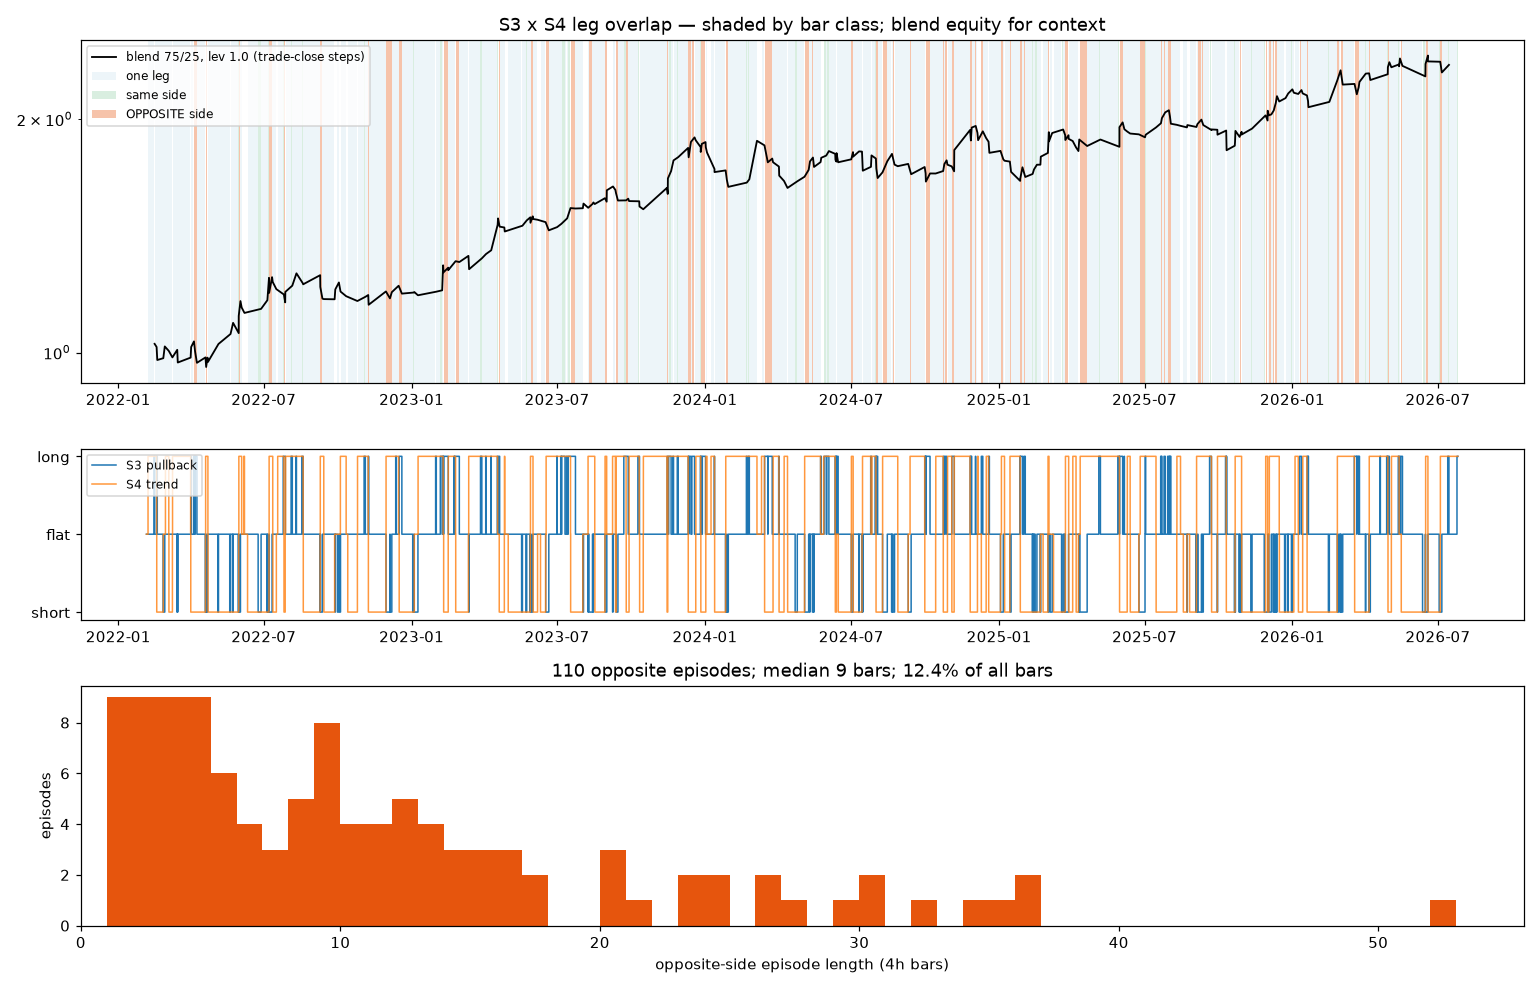

The script that saved this image:
"""How often are the S3 (pullback) and S4 (trend) legs on OPPOSITE sides?

Context: Hyperliquid nets both legs into one venue position. Two halts in five
days (2026-09-10, 2026-09-14) came from the executor's leg-vs-net mismatch
when the legs opposed each other. Any fix that changes WHEN the legs may
coexist is a strategy change; this script prices it instead of guessing.

Method
  * Same fixture, same engine code path (compute_indicators, resolve_open_exit,
    process_closed_bar, accrue_cash_yield) as app.engine.replay.run_replay,
    with the loop replicated here ONLY so the per-bar leg state can be read
    after each bar. The replicated loop's trade list is asserted identical to
    run_replay's (entry_ts, exit_ts, side, equity_after) before anything is
    reported.
  * Bar state = book.position.side of S3 and S4 AFTER the bar is processed,
    i.e. what the executor would be holding from that bar's close until the
    next bar's open. Classes: both_flat / one_leg / same_side / opposite_side.
  * An opposite-side EPISODE is a maximal run of consecutive opposite bars.
  * Blend P&L share: blend steps replicated VERBATIM from backend/app/main.py
    lines 501-513 (the shipped /kelly/compare consumer; NOT bench_blend's NAV,
    which drops the first step). Each step is a closed trade booked at its
    exit_ts (trade-close basis). A step's log-return log(1+step) is attributed
    to opposite-side bars PRO RATA to the fraction of its held bars
    [entry_ts, exit_ts) on which the other leg was on the opposite side.
    Two stricter attributions are reported alongside (whole step counted if
    ANY held bar was opposite; whole step by the state on its LAST held bar).

Basis: trade-close (exit-step) equity, in-sample over the fixture window,
cash_apy 0, harness fees (S3 6 bps round trip via Position default; S4 12 bps
because core.py:246 sets fee_bps=2*taker_fee_bps explicitly — a known
conservative bias on S4 that the fee-study Position patch does not override).

    python3 research/netting/leg_overlap.py [bars_csv] [out_dir]
"""
from __future__ import annotations
import csv, json, math, os, sys
from collections import Counter

HERE = os.path.dirname(os.path.abspath(__file__))
BACKEND = os.path.join(HERE, "..", "..", "backend")
sys.path.insert(0, BACKEND)

from app.engine.core import (Bar, Book, BAR_SECONDS, eval_donchian,   # noqa: E402
                             eval_signal, process_closed_bar,
                             resolve_open_exit)
from app.engine.replay import (accrue_cash_yield, compute_indicators,  # noqa: E402
                               run_replay)
from app.config import (RESEARCH_BOOKS, RESEARCH_SIGNAL,               # noqa: E402
                        RESEARCH_TRADE)

BARS_CSV = sys.argv[1] if len(sys.argv) > 1 else os.path.join(
    BACKEND, "tests", "fixtures", "bars_4h_btcusd.csv")
OUT = sys.argv[2] if len(sys.argv) > 2 else HERE
FULL_T0 = 1640995200            # 2022-01-01, the study window
CASH_APY = 0.0
W_TREND = 0.25                  # shipped blend: 75% S3 + 25% S4
LEVS = (1.0, 1.5, 2.0)          # 1.0 = unlevered share; 1.5 = S5; 2.0 = S6


def load(path):
    with open(path) as fh:
        return [Bar(ts=int(r["ts_open_unix"]), open=float(r["open"]),
                    high=float(r["high"]), low=float(r["low"]),
                    close=float(r["close"]), volume=float(r["volume"]))
                for r in csv.DictReader(fh)]


def replay_with_states(bars, books_cfg, scfg, tcfg, start_ts, cash_apy,
                       warmup_bars=210):
    """run_replay's loop, verbatim, plus a per-bar snapshot of each book's
    position side after the bar is processed."""
    inds = compute_indicators(bars)
    books = {c.name: Book(cfg=c) for c in books_cfg}
    states = []                                  # (ts, {book: side|None})
    for i, bar in enumerate(bars):
        if i < warmup_bars:
            continue
        if bar.ts < start_ts:
            continue
        ind = inds[i]
        for book in books.values():
            resolve_open_exit(book, bar, tcfg)
        sigs = {"pullback": eval_signal(bar, ind, scfg),
                "donchian": eval_donchian(bar, ind)}
        for book in books.values():
            process_closed_bar(book, bar, ind, scfg, tcfg,
                               sigs[book.cfg.strategy])
            accrue_cash_yield(book, cash_apy)
        states.append((bar.ts, {n: (b.position.side if b.position else None)
                                for n, b in books.items()}))
    return books, states


def blend_steps(b3, b4, w_trend, lev):
    """VERBATIM from backend/app/main.py:501-513 (the shipped consumer),
    extended only to also return the trade each step came from."""
    evs = sorted([(t.exit_ts, "P", t.equity_after / b3.cfg.start_equity, t)
                  for t in b3.trades]
                 + [(t.exit_ts, "T", t.equity_after / b4.cfg.start_equity, t)
                    for t in b4.trades], key=lambda e: e[:3])
    p3 = p4 = 1.0
    steps = []
    for _, which, ratio, t in evs:
        if which == "P":
            steps.append((lev * (ratio / p3 - 1) * (1 - w_trend), t)); p3 = ratio
        else:
            steps.append((lev * (ratio / p4 - 1) * w_trend, t)); p4 = ratio
    return steps


def classify(s3, s4):
    if s3 is None and s4 is None:
        return "both_flat"
    if s3 is None or s4 is None:
        return "one_leg"
    return "same_side" if s3 == s4 else "opposite_side"


def episodes(flags):
    """Lengths of maximal runs of True."""
    out, run = [], 0
    for f in flags:
        if f:
            run += 1
        elif run:
            out.append(run); run = 0
    if run:
        out.append(run)
    return out


def median(xs):
    if not xs:
        return float("nan")
    xs = sorted(xs)
    n = len(xs)
    return xs[n // 2] if n % 2 else (xs[n // 2 - 1] + xs[n // 2]) / 2


def main():
    bars = load(BARS_CSV)

    # --- reference run (the harness everyone else uses) -------------------
    ref = run_replay(bars, RESEARCH_BOOKS, RESEARCH_SIGNAL, RESEARCH_TRADE,
                     start_ts=FULL_T0, cash_apy=CASH_APY)
    books, states = replay_with_states(bars, RESEARCH_BOOKS, RESEARCH_SIGNAL,
                                       RESEARCH_TRADE, FULL_T0, CASH_APY)
    for n in ("S3", "S4"):
        a = [(t.entry_ts, t.exit_ts, t.side, round(t.equity_after, 6))
             for t in ref.books[n].trades]
        b = [(t.entry_ts, t.exit_ts, t.side, round(t.equity_after, 6))
             for t in books[n].trades]
        assert a == b, f"replicated loop diverged from run_replay on {n}"
    assert len(states) == ref.n_bars
    b3, b4 = books["S3"], books["S4"]

    # --- per-bar classification --------------------------------------------
    ts = [s[0] for s in states]
    s3 = [s[1]["S3"] for s in states]
    s4 = [s[1]["S4"] for s in states]
    cls = [classify(a, b) for a, b in zip(s3, s4)]
    n = len(cls)
    cnt = Counter(cls)
    frac = {k: cnt.get(k, 0) / n for k in
            ("both_flat", "one_leg", "same_side", "opposite_side")}
    opp = [c == "opposite_side" for c in cls]
    same = [c == "same_side" for c in cls]
    opp_eps = episodes(opp)
    same_eps = episodes(same)
    # which leg is long when they oppose
    opp_mix = Counter(f"S3 {a} / S4 {b}" for a, b, o in zip(s3, s4, opp) if o)

    # sanity: per-trade held bars == bars with that book positioned
    idx = {t: i for i, t in enumerate(ts)}
    for book, sides in (("S3", s3), ("S4", s4)):
        held = sum(1 for x in sides if x is not None)
        from_trades = sum((t.exit_ts - t.entry_ts) // BAR_SECONDS
                          for t in books[book].trades)
        open_tail = ((ts[-1] - books[book].position.entry_ts) // BAR_SECONDS + 1
                     if books[book].position else 0)
        assert held == from_trades + open_tail, (book, held, from_trades, open_tail)

    # --- blend P&L attribution ------------------------------------------------
    def held_range(t):
        i0 = idx[t.entry_ts]
        i1 = idx.get(t.exit_ts, n)          # exit bar itself is NOT held
        return i0, i1

    attrib = {}
    for lev in LEVS:
        steps = blend_steps(b3, b4, W_TREND, lev)
        assert len(steps) == len(b3.trades) + len(b4.trades)
        tot_log = tot_simple = 0.0
        opp_log_prorata = opp_log_any = opp_log_last = 0.0
        opp_simple_prorata = 0.0
        pos_log = neg_log = 0.0
        opp_pos_log = opp_neg_log = 0.0
        per_step = []
        for step, t in steps:
            i0, i1 = held_range(t)
            held = max(1, i1 - i0)
            f_opp = sum(opp[i0:i1]) / held
            any_opp = any(opp[i0:i1])
            last_opp = opp[i1 - 1] if i1 > i0 else False
            lr = math.log1p(step)
            tot_log += lr; tot_simple += step
            opp_log_prorata += lr * f_opp
            opp_simple_prorata += step * f_opp
            opp_log_any += lr * any_opp
            opp_log_last += lr * last_opp
            if lr >= 0:
                pos_log += lr; opp_pos_log += lr * f_opp
            else:
                neg_log += lr; opp_neg_log += lr * f_opp
            per_step.append((t.book, t.exit_ts, step, f_opp))
        attrib[lev] = {
            "n_steps": len(steps),
            "blend_total_log_return": tot_log,
            "blend_final_multiple": math.exp(tot_log),
            "share_opposite_prorata_log": opp_log_prorata / tot_log if tot_log else float("nan"),
            "share_opposite_prorata_simple": opp_simple_prorata / tot_simple if tot_simple else float("nan"),
            "share_opposite_any_held_bar": opp_log_any / tot_log if tot_log else float("nan"),
            "share_opposite_last_held_bar": opp_log_last / tot_log if tot_log else float("nan"),
            "gross_gains_log": pos_log, "gross_losses_log": neg_log,
            "share_of_gross_gains_opposite": opp_pos_log / pos_log if pos_log else float("nan"),
            "share_of_gross_losses_opposite": opp_neg_log / neg_log if neg_log else float("nan"),
            "steps_with_any_opposite_bar": sum(1 for s in per_step if s[3] > 0),
        }

    # per-leg view: of each leg's held bars, how many face an opposed other leg
    per_leg = {}
    for name, mine, other in (("S3", s3, s4), ("S4", s4, s3)):
        held = [(a, b) for a, b in zip(mine, other) if a is not None]
        per_leg[name] = {
            "held_bars": len(held),
            "frac_of_held_with_other_opposite": (sum(1 for a, b in held if b and b != a) / len(held)) if held else 0,
            "frac_of_held_with_other_same": (sum(1 for a, b in held if b == a) / len(held)) if held else 0,
            "trades": len(books[name].trades),
            "trades_touching_opposite": sum(
                1 for t in books[name].trades if any(opp[slice(*held_range(t))])),
        }

    # per-year breakdown of opposite fraction
    import datetime as dt
    by_year = Counter(); by_year_n = Counter()
    for t_, o in zip(ts, opp):
        y = dt.datetime.utcfromtimestamp(t_).year
        by_year_n[y] += 1; by_year[y] += o

    result = {
        "window": f"{dt.datetime.utcfromtimestamp(ts[0]):%Y-%m-%d} .. "
                  f"{dt.datetime.utcfromtimestamp(ts[-1]):%Y-%m-%d} (4h bars, fixture, "
                  f"trading gated to >= 2022-01-01 after 210-bar warmup)",
        "bars_total": n,
        "bar_counts": dict(cnt),
        "bar_fractions": frac,
        "opposite_episodes": {
            "n": len(opp_eps), "median_bars": median(opp_eps),
            "mean_bars": (sum(opp_eps) / len(opp_eps)) if opp_eps else 0,
            "max_bars": max(opp_eps) if opp_eps else 0,
            "total_bars": sum(opp_eps),
            "lengths": opp_eps,
        },
        "same_side_episodes": {
            "n": len(same_eps), "median_bars": median(same_eps),
            "max_bars": max(same_eps) if same_eps else 0,
        },
        "opposite_mix": dict(opp_mix),
        "per_leg": per_leg,
        "per_year_frac_opposite": {str(y): by_year[y] / by_year_n[y] for y in sorted(by_year_n)},
        "blend_attribution": {str(k): v for k, v in attrib.items()},
        "leg_final_multiples": {"S3": b3.equity / b3.cfg.start_equity,
                                "S4": b4.equity / b4.cfg.start_equity},
        "fees": {"S3_round_trip_bps": 6.0,
                 "S4_round_trip_bps": 2 * RESEARCH_TRADE.taker_fee_bps},
    }
    with open(os.path.join(OUT, "leg_overlap.json"), "w") as fh:
        json.dump(result, fh, indent=1)

    # --- text report ------------------------------------------------------------
    lines = []
    P = lines.append
    P("LEG OVERLAP STUDY — S3 pullback vs S4 trend on a netted venue")
    P(f"window: {result['window']}")
    P(f"bars: {n}   basis: trade-close (exit-step), IN-SAMPLE, cash_apy 0, "
      f"S3 fee 6 bps / S4 fee 12 bps (core.py:246, conservative)")
    P("")
    P("BAR CLASSIFICATION (state after each bar = what the venue holds until next open)")
    for k in ("both_flat", "one_leg", "same_side", "opposite_side"):
        P(f"  {k:<14} {cnt.get(k, 0):>6} bars  {100 * frac[k]:6.2f}%")
    P("")
    P("OPPOSITE-SIDE EPISODES (maximal runs of consecutive opposite bars)")
    e = result["opposite_episodes"]
    P(f"  n={e['n']}  median {e['median_bars']:.1f} bars ({e['median_bars'] * 4:.0f}h)  "
      f"mean {e['mean_bars']:.1f}  max {e['max_bars']} bars ({e['max_bars'] * 4 / 24:.1f}d)  "
      f"total {e['total_bars']} bars")
    P(f"  mix while opposed: " + ", ".join(f"{k}: {v}" for k, v in sorted(opp_mix.items())))
    s = result["same_side_episodes"]
    P(f"  (same-side episodes for scale: n={s['n']} median {s['median_bars']:.1f} max {s['max_bars']})")
    P("")
    P("PER LEG: of the bars a leg is held, how often the other leg opposes it")
    for name, d in per_leg.items():
        P(f"  {name}: held {d['held_bars']} bars; other leg OPPOSITE {100 * d['frac_of_held_with_other_opposite']:.1f}% "
          f"/ SAME {100 * d['frac_of_held_with_other_same']:.1f}%; "
          f"{d['trades_touching_opposite']}/{d['trades']} trades touch an opposite bar")
    P("")
    P("PER YEAR fraction of bars opposite: " + "  ".join(
        f"{y}: {100 * v:.1f}%" for y, v in result["per_year_frac_opposite"].items()))
    P("")
    P("BLEND P&L SHARE ON OPPOSITE-SIDE BARS (steps verbatim main.py:501-513, 75/25)")
    P("  attribution: step's log(1+r) x fraction of its held bars that were opposite (primary)")
    for lev in LEVS:
        a = attrib[lev]
        P(f"  lev {lev}: blend x{a['blend_final_multiple']:.3f} over {a['n_steps']} steps | "
          f"opposite share: prorata {100 * a['share_opposite_prorata_log']:.1f}% "
          f"(simple-sum {100 * a['share_opposite_prorata_simple']:.1f}%) | "
          f"any-held-bar {100 * a['share_opposite_any_held_bar']:.1f}% | "
          f"last-held-bar {100 * a['share_opposite_last_held_bar']:.1f}% | "
          f"steps touching opposite {a['steps_with_any_opposite_bar']}/{a['n_steps']}")
    a = attrib[1.0]
    P(f"  gross split (lev 1.0, log): gains {a['gross_gains_log']:.3f} of which "
      f"{100 * a['share_of_gross_gains_opposite']:.1f}% on opposite bars; losses "
      f"{a['gross_losses_log']:.3f} of which {100 * a['share_of_gross_losses_opposite']:.1f}% on opposite bars")
    P("")
    P("CAVEATS")
    P("  - trade-close basis: P&L is booked at exit_ts and spread pro rata over held bars; MTM would differ.")
    P("  - in-sample: same fixture the strategies were selected on; not a forecast.")
    P("  - S4 fee is 12 bps round trip in this harness (core.py sets fee_bps=2*taker explicitly); known conservative bias.")
    P("  - 'share of P&L' is a share of a compounded log return; when the blend total is small the ratio is unstable.")
    P("  - a NEGATIVE share means opposite bars carried net losses in-sample. It is an ATTRIBUTION of the")
    P("    realized path, NOT a counterfactual: forbidding coexistence would change entries, exits and the")
    P("    equity each leg sizes from. Pricing a specific coexistence rule needs its own replay.")
    P("  - a bar is 'opposite' only while BOTH legs hold; the executor's exposure to netting also includes")
    P("    the one_leg->opposite transition bars (entries/exits), which this bar count does not single out.")
    txt = "\n".join(lines)
    print(txt)
    with open(os.path.join(OUT, "results.txt"), "w") as fh:
        fh.write(txt + "\n")

    # --- chart ----------------------------------------------------------------------
    try:
        import matplotlib
        matplotlib.use("Agg")
        import matplotlib.pyplot as plt
        import numpy as np
        dts = [dt.datetime.utcfromtimestamp(t_) for t_ in ts]
        code = {"both_flat": 0, "one_leg": 1, "same_side": 2, "opposite_side": 3}
        c = np.array([code[x] for x in cls])
        fig = plt.figure(figsize=(14, 9))
        gs = fig.add_gridspec(3, 1, height_ratios=[2, 1, 1.4])
        axes = [fig.add_subplot(gs[0])]
        axes.append(fig.add_subplot(gs[1], sharex=axes[0]))
        axes.append(fig.add_subplot(gs[2]))       # histogram: integer x, not dates
        ax = axes[0]
        cols = {0: "#d9d9d9", 1: "#9ecae1", 2: "#31a354", 3: "#e6550d"}
        # blend curve at lev 1.0 (verbatim steps compounded) for context
        steps = blend_steps(b3, b4, W_TREND, 1.0)
        eq, curve = 1.0, []
        for step, t in steps:
            eq *= 1 + step; curve.append((dt.datetime.utcfromtimestamp(t.exit_ts), eq))
        ax.plot([x[0] for x in curve], [x[1] for x in curve], color="k", lw=1.2,
                label="blend 75/25, lev 1.0 (trade-close steps)")
        ax.set_yscale("log")
        ymin, ymax = ax.get_ylim()
        for k, colr in cols.items():
            if k == 0:
                continue
            m = c == k
            ax.fill_between(dts, ymin, ymax, where=m, color=colr, alpha=0.35 if k == 3 else 0.18,
                            lw=0, label={1: "one leg", 2: "same side", 3: "OPPOSITE side"}[k])
        ax.set_ylim(ymin, ymax)
        ax.set_title("S3 x S4 leg overlap — shaded by bar class; blend equity for context")
        ax.legend(loc="upper left", fontsize=8)
        ax = axes[1]
        sd = {None: 0, "L": 1, "S": -1}
        ax.step(dts, [sd[x] for x in s3], where="post", color="#1f77b4", lw=1, label="S3 pullback")
        ax.step(dts, [sd[x] for x in s4], where="post", color="#ff7f0e", lw=1, label="S4 trend", alpha=0.8)
        ax.set_yticks([-1, 0, 1]); ax.set_yticklabels(["short", "flat", "long"])
        ax.legend(loc="upper left", fontsize=8)
        ax = axes[2]
        ax.hist(opp_eps, bins=range(1, (max(opp_eps) if opp_eps else 1) + 2), color="#e6550d")
        ax.set_xlabel("opposite-side episode length (4h bars)")
        ax.set_ylabel("episodes")
        ax.set_title(f"{len(opp_eps)} opposite episodes; median {median(opp_eps):.0f} bars; "
                     f"{100 * frac['opposite_side']:.1f}% of all bars")
        axes[2].set_xlim(left=0)
        # the histogram axis is not a date axis; detach sharex for it
        fig.tight_layout()
        fig.savefig(os.path.join(OUT, "leg_overlap.png"), dpi=110)
        print(f"\nwrote {OUT}/leg_overlap.png")
    except Exception as ex:  # noqa: BLE001
        print(f"\n(chart skipped: {ex})")
    print(f"wrote {OUT}/results.txt and leg_overlap.json")


if __name__ == "__main__":
    main()
